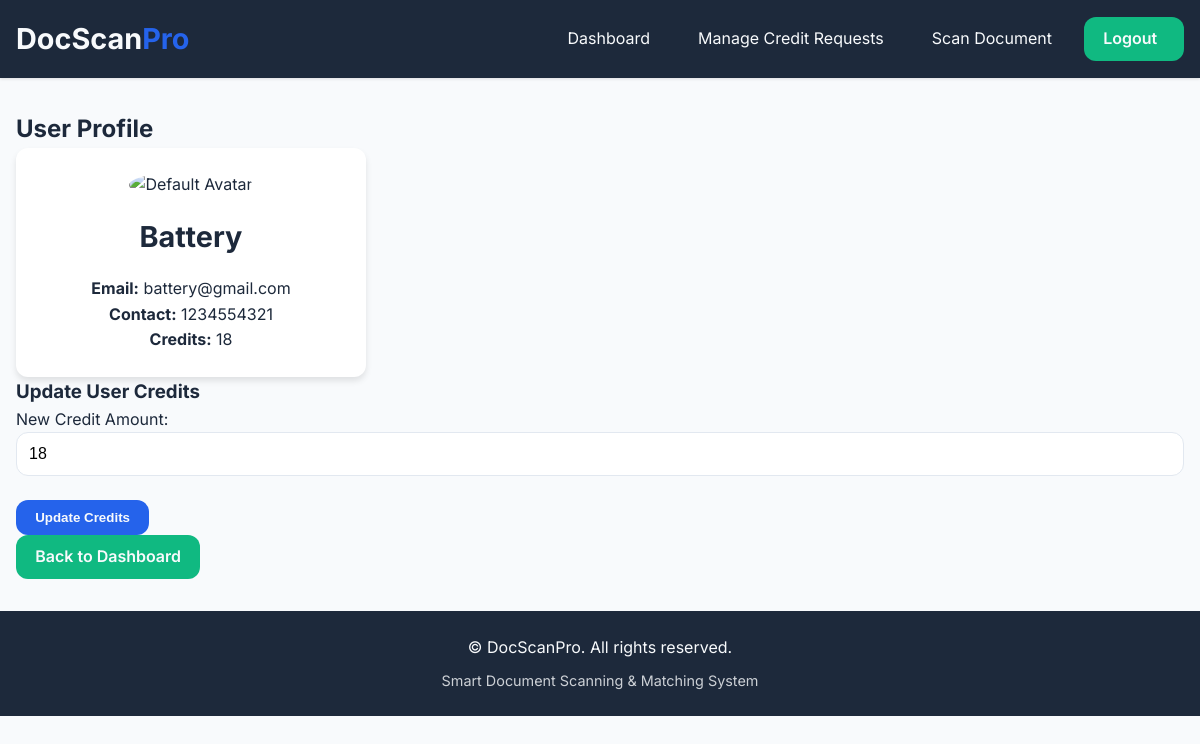
Page /admin/user/5 (signed in) on the committed database.
### tables this page shows
CREATE TABLE users (
            id INTEGER PRIMARY KEY AUTOINCREMENT,
            name TEXT NOT NULL,
            email TEXT UNIQUE NOT NULL,
            contact TEXT NOT NULL,
            password_hash TEXT NOT NULL,
            gender TEXT DEFAULT 'others',
            role TEXT DEFAULT 'user',
            credits INTEGER DEFAULT 20,
            last_reset DATE DEFAULT CURRENT_DATE
        );

### blueprints/admin.py (the view, shortened to what this page needs)
@admin_bp.route('/user/<int:user_id>', methods=['GET', 'POST'])
def admin_user_details(user_id):
    if 'user_id' not in session or session.get('role') != 'admin':
        flash('Unauthorized access.', 'error')
        return redirect('/')
    conn = get_db_connection()
    cursor = conn.cursor()
    cursor.execute("SELECT * FROM users WHERE id = ?", (user_id,))
    user = cursor.fetchone()
    conn.close()
    return render_template('admin_user_details.html', user=user)

### app.py (called while the page is built)
@app.after_request
def add_security_headers(response):
    response.headers['Strict-Transport-Security'] = 'max-age=31536000; includeSubDomains'
    response.headers['X-Content-Type-Options'] = 'nosniff'
    response.headers['X-Frame-Options'] = 'DENY'
    response.headers['X-XSS-Protection'] = '1; mode=block'
    response.headers['Content-Security-Policy'] = "default-src 'self' 'unsafe-inline' https://fonts.googleapis.com https://fonts.gstatic.com"
    return response

### blueprints/admin.py (called while the page is built)
def get_db_connection():
    conn = sqlite3.connect('database.db')
    conn.row_factory = sqlite3.Row
    return conn

### templates/admin_user_details.html (shortened to what this page needs)
{% extends "base.html" %}
{% block content %}
<div class="user-details-dashboard fade-in">
  <h2>User Profile</h2>
  <div class="user-card card">
    <div class="user-header">
      {% if user.gender == 'male' %}
        <img src="{{ url_for('static', filename='maleAvtar.png') }}" alt="Male Avatar" class="avatar">
      {% elif user.gender == 'female' %}
        <img src="{{ url_for('static', filename='femaleAvtar.png') }}" alt="Female Avatar" class="avatar">
      {% else %}
        <img src="{{ url_for('static', filename='defaultAvatar.png') }}" alt="Default Avatar" class="avatar">
      {% endif %}
      <h2>{{ user.name }}</h2>
    </div>
    <div class="user-info">
      <p><strong>Email:</strong> {{ user.email }}</p>
      <p><strong>Contact:</strong> {{ user.contact }}</p>
      <p><strong>Credits:</strong> {{ user.credits }}</p>
    </div>
  </div>
  <div class="update-credits card">
    <h3>Update User Credits</h3>
    <form method="POST">
      <div class="form-group">
        <label for="credits">New Credit Amount:</label>
        <input type="number" name="credits" id="credits" class="input-field" value="{{ user.credits }}" required>
      </div>
      <button type="submit" class="btn btn-primary">Update Credits</button>
    </form>
  </div>
  <a href="/admin/analytics" class="btn btn-secondary">Back to Dashboard</a>
</div>
{% endblock %}

### static/style.css (style rules this page uses)
:root { --primary: #2563eb; --primary-hover: #1d4ed8; --secondary: #10b981; --secondary-hover: #059669; --accent: #f59e0b; --dark: #1d293b; --light: #f8fafc; --background: #ffffff; --success: #10b981; --error: #ef4444; --warning: #f59e0b; --radius: 12px; --shadow-sm: 0 1px 3px rgba(0,0,0,0.12); --shadow-md: 0 4px 6px rgba(0,0,0,0.1); --shadow-lg: 0 10px 15px rgba(0,0,0,0.1); --transition: all 0.3s cubic-bezier(0.4, 0, 0.2, 1); }
* { margin: 0; padding: 0; box-sizing: border-box; }
body { font-family: 'Inter', system-ui, sans-serif; background: var(--light); color: var(--dark); line-height: 1.6; }
.btn { padding: 0.6rem 1.2rem; border: none; border-radius: var(--radius); cursor: pointer; font-weight: 600; transition: var(--transition); text-decoration: none; display: inline-block; }
.btn-primary { background: var(--primary); color: var(--light); }
.btn-secondary { background: var(--secondary); color: var(--light); }
.fade-in { animation: fadeIn 0.5s ease-out; }
.form-group { margin-bottom: 1.5rem; }
.input-field { width: 100%; padding: 0.75rem; border: 1px solid #e2e8f0; border-radius: var(--radius); font-size: 1rem; transition: var(--transition); }
.user-card { flex: 1 1 300px; max-width: 350px; background: #fff; border-radius: var(--radius); box-shadow: var(--shadow-md); padding: 1.5rem; text-align: center; }
.user-card .user-header { margin-bottom: 1rem; }
.user-card .avatar { width: 100px; height: 100px; border-radius: 50%; object-fit: cover; margin-bottom: 1rem; }
.user-card h2 { font-size: 1.8rem; margin-bottom: 0.5rem; }
.btn { padding: 0.6rem 1.2rem; min-width: 100px; border: none; border-radius: var(--radius); cursor: pointer; font-weight: 600; transition: var(--transition); text-decoration: none; display: inline-block; }

### rows in the picture
users: name "Battery", email "battery@gmail.com", contact "1234554321", credits "18"
